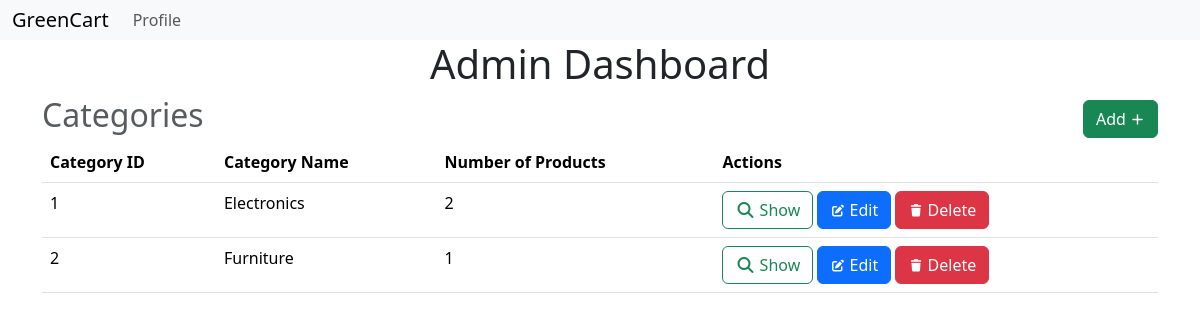
Page /admin (signed in) on the earlier database version.
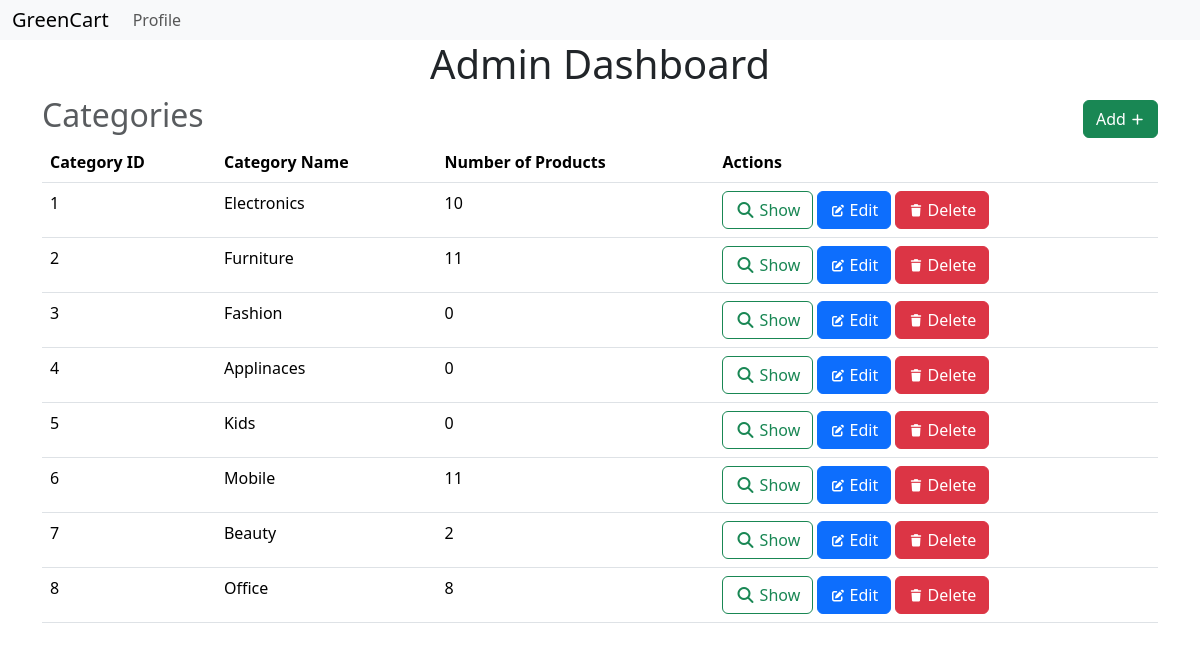
Same page on the later database version.
### models.py (models this page shows)
class Category(db.Model):
    __tablename__ = 'category'
    id = db.Column(db.Integer, primary_key=True)
    name = db.Column(db.String(64), unique=True, nullable=False)
    products = db.relationship('Product', backref='category', lazy=True)

### routes.py (the view)
@app.route('/admin')
@admin_required
def admin():
    user = User.query.get(session['user_id'])
    if not user.is_admin:
        flash('Access denied.')
        return redirect(url_for('index'))
    return render_template('admin.html', user=user, categories=Category.query.all())

### routes.py (called while the page is built)
def admin_required(func):
    @wraps(func)
    def inner(*args, **kwargs):
        if 'user_id' not in session:
            flash('Please log in to access this page.')
            return redirect(url_for('login'))
        user = User.query.get(session['user_id'])
        if not user.is_admin:
            flash('You are not authorized to view this page.')
            return redirect(url_for('index'))
        return func(*args, **kwargs)
    return inner

### templates/admin.html (shortened to what this page needs)
{% extends 'layout.html' %}
{% block content %}
    <h1>Admin Dashboard</h1>
    <div class="heading">
        <h2 class="text-muted">Categories</h2>
        <a class="btn btn-success" href="{{url_for('add_category')}}">
            Add
            <i class="fas fa-plus fa-xs"></i>
        </a>
    </div>
    <table class="table">
        <thead>
            <tr>
                <th>Category ID</th>
                <th>Category Name</th>
                <th>Number of Products</th>
                <th>Actions</th>
            </tr>
        </thead>
        <body>
            {% for category in categories %}
                <tr>
                    <td>{{ category.id }}</td>
                    <td>{{ category.name }}</td>
                    <td>{{ category.products|length }}</td>
                    <td>
                        <a href="{{url_for('show_category', id=category.id)}}" class="btn btn-outline-success">
                            <i class="fas fa-search"></i>
                            Show
                        </a>
                        <a class="btn btn-primary" href="{{ url_for('edit_category', id=category.id) }}">
                            <i class="fas fa-edit fa-xs"></i>
                            Edit
                        </a>
                        <a class="btn btn-danger" href="{{ url_for('delete_category', id=category.id) }}">
                            <i class="fas fa-trash fa-xs"></i>
                            Delete
                        </a>
                    </td>
                </tr>
            {% endfor %}
        </body>
    </table>
{% endblock %}

Differences in the rows shown:
computed for Category "Electronics": products|length "2" → "10"
computed for Category "Furniture": products|length "1" → "11"
added Category: id "3", name "Fashion", products|length "0"
added Category: id "4", name "Applinaces", products|length "0"
added Category: id "5", name "Kids", products|length "0"
added Category: id "6", name "Mobile", products|length "11"
added Category: id "7", name "Beauty", products|length "2"
added Category: id "8", name "Office", products|length "8"
